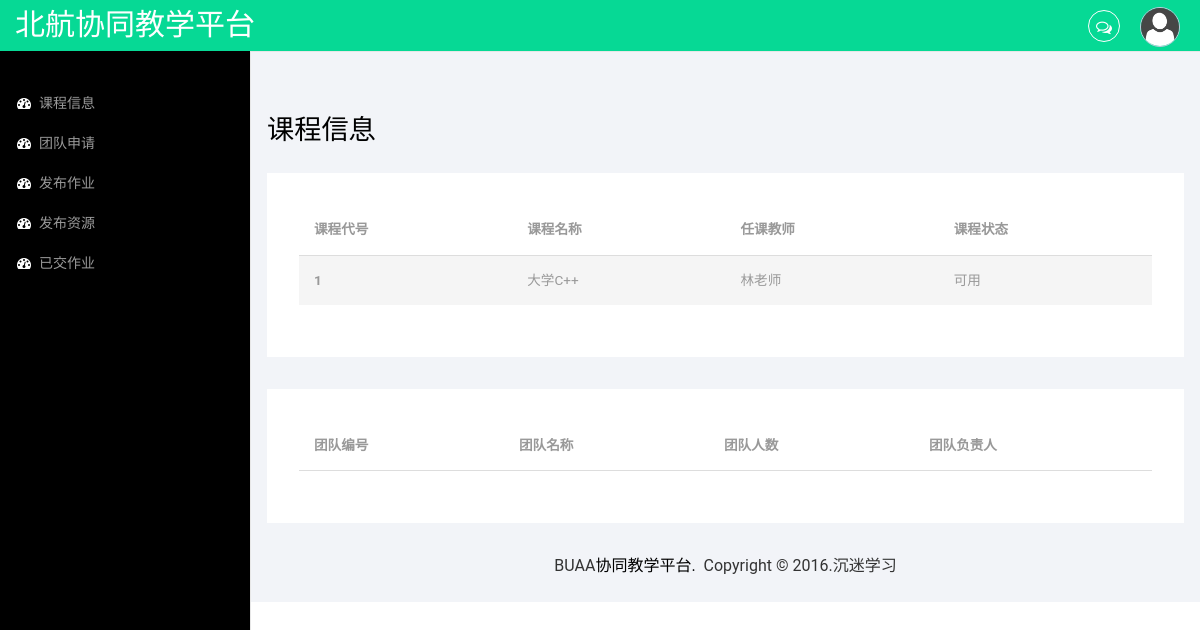
The page /Project/teacher-class/teacher-class-message.php?class_id=1 on the database as committed earlier.
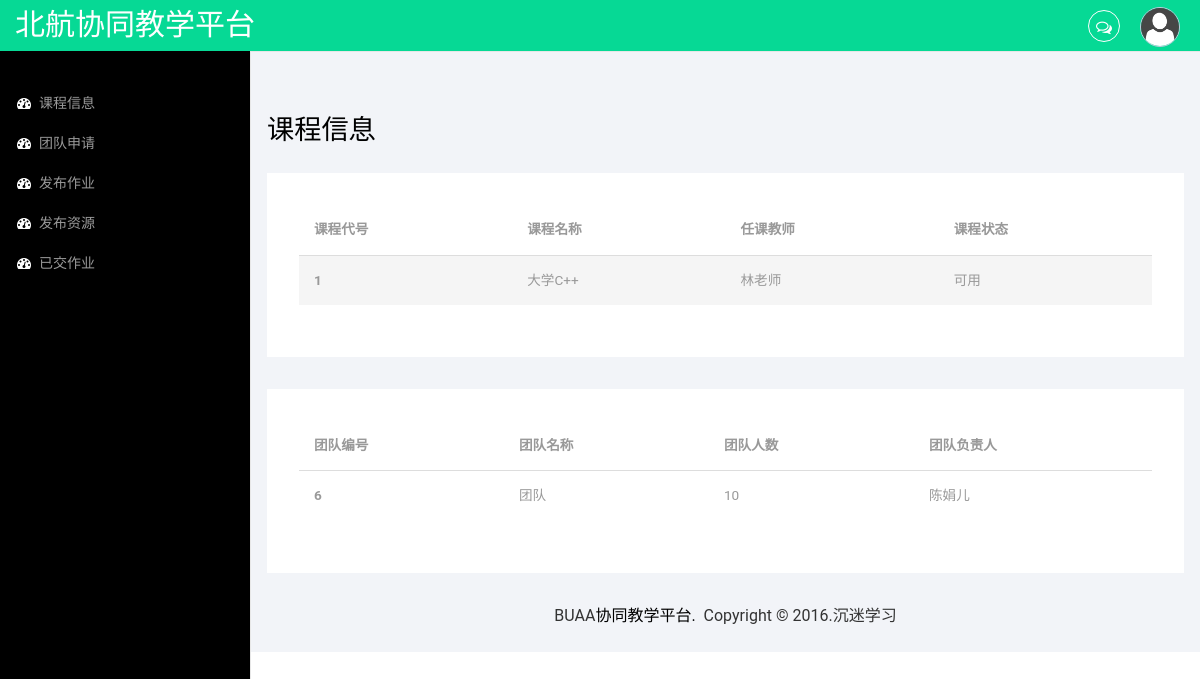
The same page on the database as committed later.
### tables this page shows
CREATE TABLE `class` (
  `id` int(11) NOT NULL AUTO_INCREMENT,
  `name` varchar(100) DEFAULT NULL,
  `start_week` int(11) DEFAULT NULL,
  `end_week` int(11) DEFAULT NULL,
  `time` varchar(100) DEFAULT NULL,
  `place` varchar(100) DEFAULT NULL,
  `state` int(11) DEFAULT NULL,
  PRIMARY KEY (`id`)
);

CREATE TABLE `teacher` (
  `id` int(11) NOT NULL AUTO_INCREMENT,
  `name` varchar(50) DEFAULT NULL,
  `password` varchar(50) DEFAULT NULL,
  `employee_id` varchar(50) DEFAULT NULL,
  PRIMARY KEY (`id`)
);

CREATE TABLE `team` (
  `id` int(11) NOT NULL AUTO_INCREMENT,
  `name` varchar(200) DEFAULT NULL,
  `admin_id` int(11) DEFAULT NULL,
  `class_id` int(11) DEFAULT NULL,
  `number` int(11) DEFAULT NULL,
  `stat` int(11) DEFAULT NULL,
  `status` int(11) DEFAULT NULL,
  PRIMARY KEY (`id`),
  KEY `class_id` (`class_id`),
  KEY `admin_id` (`admin_id`),
  CONSTRAINT `team_ibfk_1` FOREIGN KEY (`class_id`) REFERENCES `class` (`id`),
  CONSTRAINT `team_ibfk_2` FOREIGN KEY (`admin_id`) REFERENCES `student` (`id`)
);

CREATE TABLE `student` (
  `id` int(11) NOT NULL AUTO_INCREMENT,
  `name` varchar(50) DEFAULT NULL,
  `password` varchar(50) DEFAULT NULL,
  `student_id` varchar(50) DEFAULT NULL,
  `sex` varchar(50) DEFAULT NULL,
  `grade` int(11) DEFAULT NULL,
  `status` int(11) DEFAULT NULL,
  PRIMARY KEY (`id`)
);

### Project/database.php (called while the page is built, shortened)
<?php
class database{
	private $mysql_db,
			$mysql_host,
			$mysql_password,
			$mysql_user,
			$mysql_port,
			$connect;
	public function __construct(){
		$this->mysql_host = 'localhost';
		$this->mysql_db = 'edu_sys';
		$this->mysql_user = 'root';
		$this->mysql_password = '';
		$this->mysql_port = 3306;
	}
	public function connect_to_db(){
		$dns = 'mysql:host='.$this->mysql_host.";port=".$this->mysql_port.";dbname=".$this->mysql_db;
		try{
			$this->connect = new PDO($dns, $this->mysql_user,$this->mysql_password);
		}
		catch (PDOException $e) {
    		print "Error!: " . $e->getMessage() . "<br/>";
    		die();
		}
	}
	public function database_get($command)
	{
		$result = $this->connect->prepare($command);
		$result->execute();
		$value = $result->fetchAll(PDO::FETCH_ASSOC);
		return $value;
	}
}
?>

### Project/teacher-class/teacher-class-message.php (the view, shortened to what this page needs)
<?php
$html_A=<<<HTML
<!DOCTYPE HTML>
<html>
<head>
<link href="../css/bootstrap.min.css" rel='stylesheet' type='text/css' />
<link href="../css/style.css" rel='stylesheet' type='text/css' />
<link href="../css/font-awesome.css" rel="stylesheet">
<link href='' rel='stylesheet' type='text/css'>
</head>
<body>
 <div id="wrapper">
        <nav class="top1 navbar navbar-default navbar-static-top" role="navigation" style="margin-bottom: 0">
            <div class="navbar-header">
               <p class="navbar-brand" href="" style="font-family:'华文行楷'">北航协同教学平台</p>
            </div>
            <ul class="nav navbar-nav navbar-right">
				<li class="dropdown">
	        		<a href="#" class="dropdown-toggle" data-toggle="dropdown" aria-expanded="false"><i class="fa fa-comments-o"></i><span class="badge"></span></a>
	      		</li>
			    <li class="dropdown">
	        		<a href="#" class="dropdown-toggle avatar" data-toggle="dropdown"><img src="../images/1.png"></a>
	      		</li>
			</ul>
			<div class="navbar-default sidebar" role="navigation">
                <div class="sidebar-nav navbar-collapse">
                    <ul class="nav" id="side-menu">
                        <li>
                            <a href="#"><i class="fa fa-dashboard fa-fw nav_icon"></i>课程信息</a>
                        </li>
                           <li>
                            <a href="teacher-class-team.php"><i class="fa fa-dashboard fa-fw nav_icon"></i>团队申请</a>
                        </li>
                           <li>
                            <a href="teacher-class-givehomework.php"><i class="fa fa-dashboard fa-fw nav_icon"></i>发布作业</a>
                        </li>
                        <li>
                            <a href="teacher-class-file.php"><i class="fa fa-dashboard fa-fw nav_icon"></i>发布资源</a>
                        </li>
                        <li>
                            <a href="teacher-class-homework.php"><i class="fa fa-dashboard fa-fw nav_icon"></i>已交作业</a>
                        </li>
                            </ul>
                </div>
            </div>
        </nav>
<div id="page-wrapper">
<div class="tablegraphs">
   <div class="col-md-12 graphs">
	   <div class="xs">
  	 <h3>课程信息</h3>
  	<div class="bs-example4" data-example-id="contextual-table">
    <table class="table">
      <thead>
        <tr>
          <th>课程代号</th>
          <th>课程名称</th>
          <th>任课教师</th>
          <th>课程状态</th>
        </tr>
      </thead>
      <tbody>
        <tr class="active">
          <th scope="row">
HTML;
$html_01=<<<HTML
</th>
          <td>
HTML;
$html_02=<<<HTML
</td>
          <td>
HTML;
$html_03=<<<HTML
</td>
          <td>
HTML;
$html_B=<<<HTML
</td>
        </tr>
      </tbody>
    </table>
   </div>
   <div class="panel-body1">
   <table class="table">
     <thead>
        <tr>
          <th>团队编号</th>
          <th>团队名称</th>
          <th>团队人数</th>
          <th>团队负责人</th>
        </tr>
      </thead>
      <tbody>
HTML;
$html_1=<<<HTML
<tr>
          <th>
HTML;
$html_2=<<<HTML
</th>
          <td>
HTML;
$html_3=<<<HTML
</td>
          <td>
HTML;
$html_4=<<<HTML
</td>
          <td>
HTML;
$html_5=<<<HTML
</td>
         </tr>
HTML;
$html_C=<<<HTML
      </tbody>
    </table>
    </div>
    </div>
  </div>
  </div>
  <div class="copy_layout">
     <p>BUAA<a href="">协同教学平台.&nbsp;</a> Copyright &copy; 2016.沉迷学习</p>
  </div>
   </div>
      </div>
   </div>
<link href="../css/custom.css" rel="stylesheet">
<script src="../js/metisMenu.min.js"></script>
<script src="../js/custom.js"></script>
</body>
</html>
HTML;
require_once '../database.php';
echo $html_A;
$my_db=new database();
$class_id=$_GET['class_id'];
$class_data=$my_db->database_get("select * from class where id='$class_id' ");
$class_teacher_data=$my_db->database_get("select * from teacher where id in (select teacher_id from class_teacher where class_id=$class_id)");
echo $class_data[0]['id'];
echo $html_01;
echo $class_data[0]['name'];
echo $html_02;
echo $class_teacher_data[0]['name'];
echo $html_03;
$class_state=$class_data[0]['state'];
if($class_state==1)
{
    echo"可用";
}
else
{
    echo"不可用";
}
echo $html_B;
$team_data=$my_db->database_get("select * from team where class_id=$class_id");
$count=count($team_data);
for($i=0;$i<$count;$i++)
{
    $team_admin_id=$team_data[$i]['admin_id'];
    $team_lead_name=$my_db->database_get("select name from student where id=$team_admin_id");
    echo $html_1;
    echo $team_data[$i]['id'];
    echo $html_2;
    echo $team_data[$i]['name'];
    echo $html_3;
    echo $team_data[$i]['number'];
    echo $html_4;
    echo $team_lead_name[0]['name'];
    echo $html_5;
}
echo $html_C;

### Project/css/style.css (style rules this page uses)
h4, h5, h6, h1, h2, h3 { margin-top: 0; }
ul, ol { margin: 0; }
p { margin: 0; }
html, body { font-family: 'Roboto', sans-serif; font-size: 100%; background:#000; overflow-x: hidden; }
body a { transition:0.5s all; -webkit-transition:0.5s all; -moz-transition:0.5s all; -o-transition:0.5s all; -ms-transition:0.5s all; }
.navbar .navbar-nav li a { padding: 0 10px; line-height: 56px; position: relative; }
.navbar .navbar-nav li a i { border: 1px solid #fff; padding: 8px 0; width: 32px; text-align: center; -webkit-border-radius: 50em; -moz-border-radius: 50em; border-radius: 50em; color: #fff; height: 32px; }
.navbar .navbar-nav li .dropdown-toggle.avatar img { height: 40px; -webkit-border-radius: 50em; -moz-border-radius: 50em; border-radius: 50em; border: 1px solid #c0cadd; margin-top: -4px; }
.navbar-default.sidebar { background-color: #000; font-family: 'Roboto', sans-serif; }
nav.top1.navbar.navbar-default.navbar-static-top { background-color:rgb(6, 217, 149); font-family: 'Roboto', sans-serif; }
.navbar-default .navbar-brand { color: #fff !important; font-size: 30px; font-weight: 500; }
.navbar-right { margin-right: 10px !important; }
.navbar-right li { display:inline-block; }
i.nav_icon { color: #fff; margin-right:6px; }
.sidebar ul li a { color: #999; font-size:14px; }
ul.nav.navbar-nav.navbar-right { height: 51px; }
.sidebar-nav.navbar-collapse { margin: 2em 0 0 0; }
.copy p a, .copy_layout p a { color:#000; }
.tablegraphs { padding: 2em 0em ; background: #f2f4f8; font-family: 'Roboto', sans-serif; }
.graphs { padding: 2em 1em; background: #f2f4f8; font-family: 'Roboto', sans-serif; }
.bs-example4 { background: #fff; padding: 2em; }
.xs h3, .widget_head { color:#000; font-size:1.7em; font-weight:300; margin-bottom: 1em; }
.table > thead > tr > th, .table > tbody > tr > th, .table > tfoot > tr > th, .table > thead > tr > td, .table > tbody > tr > td, .table > tfoot > tr > td { border-top: none !important; }
.panel-body1 { background: #fff; padding:2em; margin: 2em 0 0 0; }
.table > thead > tr > th, .table > tbody > tr > th, .table > tfoot > tr > th, .table > thead > tr > td, .table > tbody > tr > td, .table > tfoot > tr > td { font-size: 0.85em; color: #999; }
.table td, .table>tbody>tr>td, .table>tbody>tr>th, .table>tfoot>tr>td, .table>tfoot>tr>th, .table>thead>tr>td, .table>thead>tr>th { padding:15px !important; }
.table > thead > tr > th { border-bottom: 1px solid #ddd !important; }
.copy_layout { padding:1.5em 0 1.5em; background:#f2f4f8; text-align:center; margin: 0em 0em 0em 0; }

### Project/css/custom.css (style rules this page uses)
#wrapper { width: 100%; }
#page-wrapper { min-height: 568px; background-color: #fff; }
@media (min-width:768px) { #page-wrapper { position: inherit; margin: 0 0 0 250px; border-left: 1px solid #e7e7e7; } }
.sidebar .sidebar-nav.navbar-collapse { padding-right: 0; padding-left: 0; }
@media (min-width:768px) { .sidebar { z-index: 1; position: absolute; width: 250px; margin-top: 51px; } }

Rows that differ between the two databases and show on the page:
added team: id "6", name "团队", number "10"
now on this page (row edited): student: name "陈娟儿"
